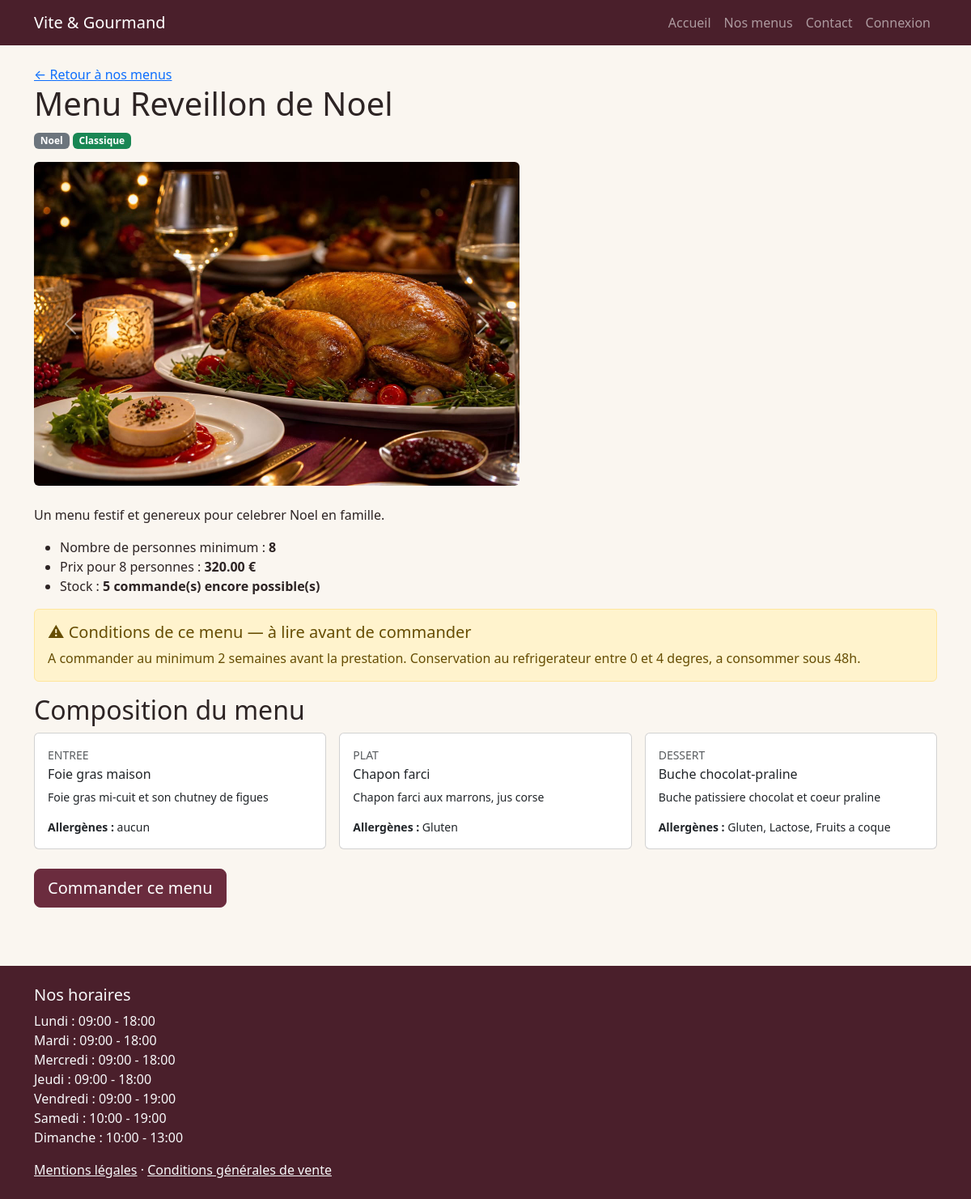
Screenshot of /menu-detail.php?id=1 with the database file from the repository.
### tables this page shows
CREATE TABLE menu (
    id_menu INT AUTO_INCREMENT PRIMARY KEY,
    titre VARCHAR(100) NOT NULL,
    description TEXT NOT NULL,
    nb_personnes_min INT NOT NULL,
    prix_min DECIMAL(10,2) NOT NULL,            
    stock_disponible INT NOT NULL DEFAULT 0,    
    conditions TEXT NOT NULL,                   
    actif BOOLEAN NOT NULL DEFAULT TRUE,
    id_theme INT NOT NULL,
    id_regime INT NOT NULL,
    CONSTRAINT fk_menu_theme FOREIGN KEY (id_theme) REFERENCES theme(id_theme),
    CONSTRAINT fk_menu_regime FOREIGN KEY (id_regime) REFERENCES regime(id_regime)
);

CREATE TABLE theme (
    id_theme INT AUTO_INCREMENT PRIMARY KEY,
    nom_theme VARCHAR(50) NOT NULL UNIQUE
);

CREATE TABLE regime (
    id_regime INT AUTO_INCREMENT PRIMARY KEY,
    nom_regime VARCHAR(50) NOT NULL UNIQUE
);

CREATE TABLE horaire (
    id_horaire INT AUTO_INCREMENT PRIMARY KEY,
    jour ENUM('lundi','mardi','mercredi','jeudi','vendredi','samedi','dimanche') NOT NULL UNIQUE,
    heure_ouverture TIME NOT NULL,
    heure_fermeture TIME NOT NULL
);

### config/env.php (called while the page is built, shortened)
<?php
function env(string $key, ?string $default = null): ?string
{
    $candidates = [
        getenv($key),
        $_ENV[$key] ?? null,
        $_SERVER[$key] ?? null,
    ];
    foreach ($candidates as $value) {
        if ($value !== false && $value !== null && $value !== '') {
            return (string) $value;
        }
    }
    return $default;
}

### config/app.php (called while the page is built, shortened)
<?php
function getBasePath(): string
{
    $scriptDir = str_replace('\\', '/', dirname($_SERVER['SCRIPT_NAME'] ?? '/ecf'));
    $base = rtrim($scriptDir, '/');
    return ($base === '' ? '' : $base) . '/';
}

### includes/menu-image.php (called while the page is built, shortened)
<?php
function menuImagePath(?string $urlImage): string
{
    $default = 'asset/img/menu-default.jpg';
    $root = dirname(__DIR__);
    if ($urlImage) {
        $relative = ltrim(str_replace('\\', '/', $urlImage), '/');
        if (is_file($root . '/' . $relative)) {
            return $relative;
        }
    }
    return $default;
}
function menuImageUrl(?string $urlImage, ?string $basePath = null): string
{
    return rtrim($basePath, '/') . '/' . menuImagePath($urlImage);
}

### menu-detail.php (the view, shortened to what this page needs)
<?php
require_once 'config/database.php';
$id = (int) ($_GET['id'] ?? 0);
$stmt = $pdo->prepare(
    'SELECT m.*, t.nom_theme, r.nom_regime
     FROM menu m
     JOIN theme t ON t.id_theme = m.id_theme
     JOIN regime r ON r.id_regime = m.id_regime
     WHERE m.id_menu = :id AND m.actif = TRUE'
);
$stmt->execute(['id' => $id]);
$menu = $stmt->fetch();
$stmt = $pdo->prepare('SELECT url_image, alt_text FROM image WHERE id_menu = :id');
$stmt->execute(['id' => $id]);
$images = $stmt->fetchAll();
$stmt = $pdo->prepare(
    "SELECT p.nom_plat, p.description, p.type_plat,
            GROUP_CONCAT(a.nom_allergene SEPARATOR ', ') AS allergenes
     FROM plat p
     JOIN menu_plat mp ON mp.id_plat = p.id_plat
     LEFT JOIN plat_allergene pa ON pa.id_plat = p.id_plat
     LEFT JOIN allergene a ON a.id_allergene = pa.id_allergene
     WHERE mp.id_menu = :id
     GROUP BY p.id_plat
     ORDER BY FIELD(p.type_plat, 'entree', 'plat', 'dessert')"
);
$stmt->execute(['id' => $id]);
$plats = $stmt->fetchAll();
require 'includes/header.php';
require_once __DIR__ . '/includes/menu-image.php';
$imagesResolues = [];
foreach ($images as $img) {
    $imagesResolues[] = [
        'url_image' => menuImageUrl($img['url_image'] ?? null, getBasePath()),
        'alt_text' => $img['alt_text'] ?: $menu['titre'],
    ];
}
?>
<nav aria-label="Fil d'Ariane">
    <a href="menus.php">&larr; Retour à nos menus</a>
</nav>
<h1><?= htmlspecialchars($menu['titre']) ?></h1>
<p>
    <span class="badge bg-secondary"><?= htmlspecialchars($menu['nom_theme']) ?></span>
    <span class="badge bg-success"><?= htmlspecialchars($menu['nom_regime']) ?></span>
</p>
<div id="galerie" class="carousel slide mb-4" data-bs-ride="carousel" style="max-width: 600px;">
    <div class="carousel-inner">
        <?php foreach ($imagesResolues as $i => $img): ?>
        <div class="carousel-item <?= $i === 0 ? 'active' : '' ?>">
            <img src="<?= htmlspecialchars($img['url_image']) ?>"
                 alt="<?= htmlspecialchars($img['alt_text']) ?>" class="d-block w-100 rounded">
        </div>
        <?php endforeach; ?>
    </div>
    <?php if (count($imagesResolues) > 1): ?>
    <button class="carousel-control-prev" type="button" data-bs-target="#galerie" data-bs-slide="prev">
        <span class="carousel-control-prev-icon" aria-hidden="true"></span>
    </button>
    <button class="carousel-control-next" type="button" data-bs-target="#galerie" data-bs-slide="next">
        <span class="carousel-control-next-icon" aria-hidden="true"></span>
    </button>
    <?php endif; ?>
</div>
<p><?= nl2br(htmlspecialchars($menu['description'])) ?></p>
<ul>
    <li>Nombre de personnes minimum : <strong><?= $menu['nb_personnes_min'] ?></strong></li>
    <li>Prix pour <?= $menu['nb_personnes_min'] ?> personnes : <strong><?= $menu['prix_min'] ?> €</strong></li>
    <li>Stock : <strong><?= $menu['stock_disponible'] ?> commande(s) encore possible(s)</strong></li>
</ul>
<div class="alert alert-warning border border-warning-subtle" role="alert">
    <h2 class="h5">⚠ Conditions de ce menu — à lire avant de commander</h2>
    <p class="mb-0"><?= nl2br(htmlspecialchars($menu['conditions'])) ?></p>
</div>
<h2>Composition du menu</h2>
<div class="row g-3 mb-4">
    <?php foreach ($plats as $plat): ?>
    <div class="col-md-4">
        <div class="card h-100">
            <div class="card-body">
                <p class="text-uppercase text-muted small mb-1"><?= htmlspecialchars($plat['type_plat']) ?></p>
                <h3 class="h6"><?= htmlspecialchars($plat['nom_plat']) ?></h3>
                <p class="small"><?= htmlspecialchars($plat['description'] ?? '') ?></p>
                <p class="small mb-0">
                    <strong>Allergènes :</strong>
                    <?= $plat['allergenes'] ? htmlspecialchars($plat['allergenes']) : 'aucun' ?>
                </p>
            </div>
        </div>
    </div>
    <?php endforeach; ?>
</div>
<a class="btn btn-primary btn-lg" href="commande.php?menu=<?= $menu['id_menu'] ?>">Commander ce menu</a>
<?php require 'includes/footer.php'; ?>

### includes/footer.php (shortened to what this page needs)
</main>
<footer class="bg-dark text-light py-4 mt-5">
    <div class="container">
        <h2 class="h5">Nos horaires</h2>
        <ul class="list-unstyled">
            <?php
            $horaires = $pdo->query('SELECT jour, heure_ouverture, heure_fermeture FROM horaire')->fetchAll();
            foreach ($horaires as $h) {
                echo '<li>' . ucfirst($h['jour']) . ' : '
                    . substr($h['heure_ouverture'], 0, 5) . ' - '
                    . substr($h['heure_fermeture'], 0, 5) . '</li>';
            }
            ?>
        </ul>
        <p class="mb-0">
            <a class="link-light" href="<?= $basePath ?>mentions-legales.php">Mentions légales</a> ·
            <a class="link-light" href="<?= $basePath ?>cgv.php">Conditions générales de vente</a>
        </p>
    </div>
</footer>
</body>
</html>

### asset/index.css (style rules this page uses)
:root { --vg-bordeaux: #6b2c3e; --vg-bordeaux-dark: #4a1f2b; --vg-gold: #c9a227; --vg-cream: #faf6f0; --vg-text: #2d2424; }
html { height: 100%; }
body { min-height: 100%; display: flex; flex-direction: column; background-color: var(--vg-cream); color: var(--vg-text); }
body > footer { flex-shrink: 0; margin-top: auto; }
footer.bg-dark { background-color: var(--vg-bordeaux-dark) !important; }
.btn-primary { background-color: var(--vg-bordeaux); border-color: var(--vg-bordeaux); }

### rows the page displays
menu: titre "Menu Reveillon de Noel", id_theme.nom_theme "Noel", id_regime.nom_regime "Classique", description "Un menu festif et genereux pour celebrer Noel en famille.", nb_personnes_min "8", prix_min "320.00", stock_disponible "5", conditions "A commander au minimum 2 semaines avant la prestation. Conservation au refrigerateur entre 0 et 4 degres, a consommer sous 48h."
horaire: jour "Lundi", heure_ouverture "09:00", heure_fermeture "18:00"
horaire: jour "Mardi", heure_ouverture "09:00", heure_fermeture "18:00"
horaire: jour "Mercredi", heure_ouverture "09:00", heure_fermeture "18:00"
horaire: jour "Jeudi", heure_ouverture "09:00", heure_fermeture "18:00"
horaire: jour "Vendredi", heure_ouverture "09:00", heure_fermeture "19:00"
horaire: jour "Samedi", heure_ouverture "10:00", heure_fermeture "19:00"
horaire: jour "Dimanche", heure_ouverture "10:00", heure_fermeture "13:00"

### other values shown
$plat['type_plat'] "ENTREE"
$plat['nom_plat'] "Foie gras maison"
$plat['description'] "Foie gras mi-cuit et son chutney de figues"
$plat['type_plat'] "PLAT"
$plat['nom_plat'] "Chapon farci"
$plat['description'] "Chapon farci aux marrons, jus corse"
$plat['allergenes'] "Gluten"
$plat['type_plat'] "DESSERT"
$plat['nom_plat'] "Buche chocolat-praline"
$plat['description'] "Buche patissiere chocolat et coeur praline"
$plat['allergenes'] "Gluten, Lactose, Fruits a coque"
